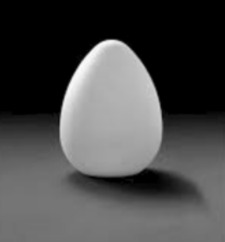
#> input picture huevo.jpg, 225 x 242 px
$ python Tarea7_Ventura_Caleb.py
#> lines starting #> are read from the running program, lines starting #| are printed output that depends on the picture; after the words box and inside, x2 and y2 are one past the last pixel; in counts of white or black regions, pixels touching at a corner belong together
# -*- coding: utf-8 -*-
"""
Tarea 7 - Borde de una imagen.ipynb
"""

import numpy as np
# import pandas as pd

# Para imágenes
import cv2

# Lectura y visualización de imagen
imagen = cv2.imread('huevo.jpg', 0)
#> imagen is the input picture: shape (242, 225); min 0, max 253, mean 73.9

# Visualizar imagen original
# cv2.imshow('Original', imagen)
# cv2.waitKey(0)

fil, col = imagen.shape
#> fil = 242; col = 225
mtxsal = np.zeros((fil, col))

for f in range(fil):
    for c in range(col):
        if imagen[f, c] > 125:
            mtxsal[f, c] = 0
        else:
            mtxsal[f, c] = 255
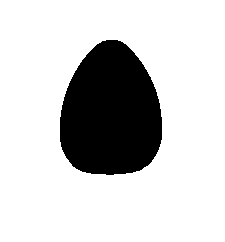
#> mtxsal: shape (242, 225) float64; 80.2% white; 1 black region, box (x1, y1, x2, y2) and area: (60, 40, 162, 175) 10807

# Visualizar imagen segmentada
"""
cv2.imshow('Segmentada', mtxsal)
cv2.waitKey(1)
"""

mtxborde = np.zeros((fil, col))
for f in range(fil):
    for c in range(col - 1):
        if (mtxsal[f, c] == 0 and mtxsal[f, c + 1] == 0) or (mtxsal[f, c] == 255 and mtxsal[f, c + 1] == 255):
            mtxborde[f, c] = 255
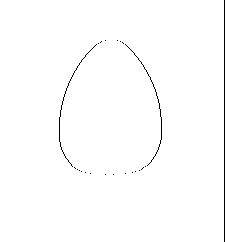
#> mtxborde: shape (242, 225) float64; 99.1% white; black in thin lines or dots, all inside (x1, y1, x2, y2) = (59, 0, 225, 242)

# Visualizar borde de imagen
cv2.imshow('Borde de imagen', mtxborde)
cv2.waitKey(0)
